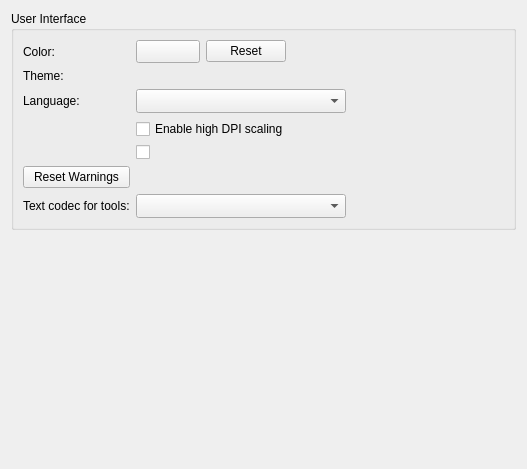
<?xml version="1.0" encoding="UTF-8"?>
<ui version="4.0">
 <class>Core::Internal::GeneralSettings</class>
 <widget class="QWidget" name="Core::Internal::GeneralSettings">
  <property name="geometry">
   <rect>
    <x>0</x>
    <y>0</y>
    <width>527</width>
    <height>469</height>
   </rect>
  </property>
  <layout class="QVBoxLayout" name="verticalLayout">
   <item>
    <widget class="QGroupBox" name="interfaceBox">
     <property name="title">
      <string>User Interface</string>
     </property>
     <layout class="QGridLayout" name="gridLayout">
      <item row="5" column="0">
       <widget class="QPushButton" name="resetWarningsButton">
        <property name="toolTip">
         <string>Re-enable warnings that were suppressed by selecting &quot;Do Not Show Again&quot; (for example, missing highlighter).</string>
        </property>
        <property name="text">
         <string comment="Button text">Reset Warnings</string>
        </property>
       </widget>
      </item>
      <item row="2" column="1">
       <layout class="QHBoxLayout" name="horizontalLayout_3">
        <item>
         <widget class="QComboBox" name="languageBox">
          <property name="sizeAdjustPolicy">
           <enum>QComboBox::AdjustToMinimumContentsLengthWithIcon</enum>
          </property>
          <property name="minimumContentsLength">
           <number>20</number>
          </property>
         </widget>
        </item>
        <item>
         <spacer name="horizontalSpacer_2">
          <property name="orientation">
           <enum>Qt::Horizontal</enum>
          </property>
          <property name="sizeHint" stdset="0">
           <size>
            <width>285</width>
            <height>20</height>
           </size>
          </property>
         </spacer>
        </item>
       </layout>
      </item>
      <item row="3" column="1">
       <widget class="QCheckBox" name="dpiCheckbox">
        <property name="text">
         <string>Enable high DPI scaling</string>
        </property>
       </widget>
      </item>
      <item row="0" column="1">
       <layout class="QHBoxLayout" name="horizontalLayout">
        <item>
         <widget class="Utils::QtColorButton" name="colorButton">
          <property name="sizePolicy">
           <sizepolicy hsizetype="Preferred" vsizetype="Preferred">
            <horstretch>0</horstretch>
            <verstretch>0</verstretch>
           </sizepolicy>
          </property>
          <property name="minimumSize">
           <size>
            <width>64</width>
            <height>0</height>
           </size>
          </property>
          <property name="alphaAllowed" stdset="0">
           <bool>false</bool>
          </property>
         </widget>
        </item>
        <item>
         <widget class="QPushButton" name="resetColorButton">
          <property name="toolTip">
           <string comment="Color">Reset to default.</string>
          </property>
          <property name="text">
           <string>Reset</string>
          </property>
         </widget>
        </item>
        <item>
         <spacer name="horizontalSpacer">
          <property name="orientation">
           <enum>Qt::Horizontal</enum>
          </property>
          <property name="sizeHint" stdset="0">
           <size>
            <width>285</width>
            <height>20</height>
           </size>
          </property>
         </spacer>
        </item>
       </layout>
      </item>
      <item row="2" column="0">
       <widget class="QLabel" name="languageLabel">
        <property name="text">
         <string>Language:</string>
        </property>
       </widget>
      </item>
      <item row="4" column="1">
       <widget class="QCheckBox" name="showShortcutsInContextMenus">
        <property name="text">
         <string/>
        </property>
       </widget>
      </item>
      <item row="1" column="0">
       <widget class="QLabel" name="themeLabel">
        <property name="text">
         <string>Theme:</string>
        </property>
       </widget>
      </item>
      <item row="1" column="1">
       <widget class="Core::Internal::ThemeChooser" name="themeChooser" native="true"/>
      </item>
      <item row="0" column="0">
       <widget class="QLabel" name="colorLabel">
        <property name="text">
         <string>Color:</string>
        </property>
       </widget>
      </item>
      <item row="6" column="0">
       <widget class="QLabel" name="codecForLocale">
        <property name="text">
         <string>Text codec for tools:</string>
        </property>
       </widget>
      </item>
      <item row="6" column="1">
       <layout class="QHBoxLayout" name="horizontalLayout_4">
        <item>
         <widget class="QComboBox" name="codecBox">
          <property name="sizeAdjustPolicy">
           <enum>QComboBox::AdjustToMinimumContentsLengthWithIcon</enum>
          </property>
          <property name="minimumContentsLength">
           <number>20</number>
          </property>
         </widget>
        </item>
        <item>
         <spacer name="horizontalSpacer_3">
          <property name="orientation">
           <enum>Qt::Horizontal</enum>
          </property>
          <property name="sizeHint" stdset="0">
           <size>
            <width>40</width>
            <height>20</height>
           </size>
          </property>
         </spacer>
        </item>
       </layout>
      </item>
     </layout>
    </widget>
   </item>
   <item>
    <spacer name="verticalSpacer">
     <property name="orientation">
      <enum>Qt::Vertical</enum>
     </property>
     <property name="sizeHint" stdset="0">
      <size>
       <width>20</width>
       <height>30</height>
      </size>
     </property>
    </spacer>
   </item>
  </layout>
 </widget>
 <customwidgets>
  <customwidget>
   <class>Utils::QtColorButton</class>
   <extends>QToolButton</extends>
   <header location="global">utils/qtcolorbutton.hpp</header>
  </customwidget>
  <customwidget>
   <class>Core::Internal::ThemeChooser</class>
   <extends>QWidget</extends>
   <header location="global">core/themechooser.hpp</header>
   <container>1</container>
  </customwidget>
 </customwidgets>
 <tabstops>
  <tabstop>colorButton</tabstop>
  <tabstop>resetColorButton</tabstop>
  <tabstop>languageBox</tabstop>
  <tabstop>resetWarningsButton</tabstop>
 </tabstops>
 <resources/>
 <connections/>
</ui>
